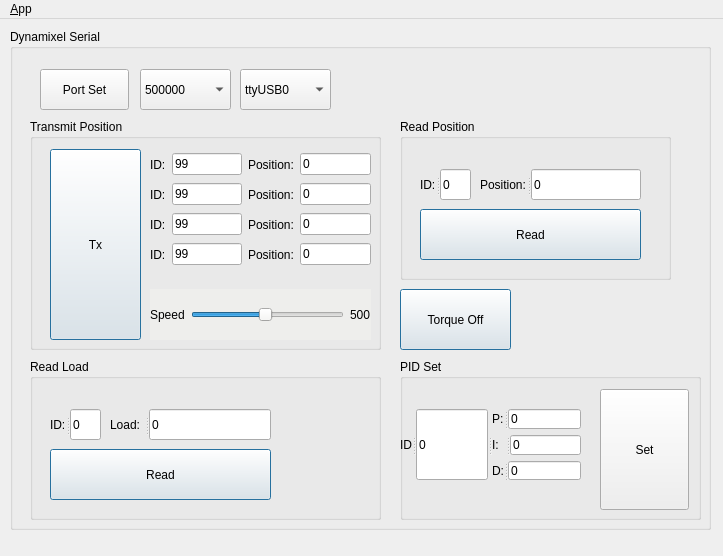
<?xml version="1.0" encoding="UTF-8"?>
<ui version="4.0">
 <class>MainWindowDesign</class>
 <widget class="QMainWindow" name="MainWindowDesign">
  <property name="geometry">
   <rect>
    <x>0</x>
    <y>0</y>
    <width>723</width>
    <height>556</height>
   </rect>
  </property>
  <property name="windowTitle">
   <string>QRosApp</string>
  </property>
  <property name="windowIcon">
   <iconset resource="../resources/images.qrc">
    <normaloff>:/images/u2d2.png</normaloff>:/images/u2d2.png</iconset>
  </property>
  <property name="styleSheet">
   <string notr="true"/>
  </property>
  <property name="locale">
   <locale language="English" country="Australia"/>
  </property>
  <widget class="QWidget" name="centralwidget">
   <widget class="QGroupBox" name="groupBox_3">
    <property name="geometry">
     <rect>
      <x>10</x>
      <y>10</y>
      <width>701</width>
      <height>501</height>
     </rect>
    </property>
    <property name="styleSheet">
     <string notr="true"/>
    </property>
    <property name="title">
     <string>Dynamixel Serial</string>
    </property>
    <widget class="QPushButton" name="pushButton_portSet">
     <property name="geometry">
      <rect>
       <x>30</x>
       <y>40</y>
       <width>89</width>
       <height>41</height>
      </rect>
     </property>
     <property name="styleSheet">
      <string notr="true"/>
     </property>
     <property name="text">
      <string>Port Set</string>
     </property>
    </widget>
    <widget class="QComboBox" name="comboBox_baudrate">
     <property name="geometry">
      <rect>
       <x>130</x>
       <y>40</y>
       <width>91</width>
       <height>41</height>
      </rect>
     </property>
     <property name="styleSheet">
      <string notr="true"/>
     </property>
     <property name="currentIndex">
      <number>4</number>
     </property>
     <item>
      <property name="text">
       <string>9600</string>
      </property>
     </item>
     <item>
      <property name="text">
       <string>57600</string>
      </property>
     </item>
     <item>
      <property name="text">
       <string>100000</string>
      </property>
     </item>
     <item>
      <property name="text">
       <string>115200</string>
      </property>
     </item>
     <item>
      <property name="text">
       <string>500000</string>
      </property>
     </item>
     <item>
      <property name="text">
       <string>1000000</string>
      </property>
     </item>
     <item>
      <property name="text">
       <string>2000000</string>
      </property>
     </item>
     <item>
      <property name="text">
       <string>3000000</string>
      </property>
     </item>
     <item>
      <property name="text">
       <string>4000000</string>
      </property>
     </item>
    </widget>
    <widget class="QComboBox" name="comboBox_deviceName">
     <property name="geometry">
      <rect>
       <x>230</x>
       <y>40</y>
       <width>91</width>
       <height>41</height>
      </rect>
     </property>
     <property name="styleSheet">
      <string notr="true"/>
     </property>
     <property name="currentIndex">
      <number>0</number>
     </property>
     <item>
      <property name="text">
       <string>ttyUSB0</string>
      </property>
     </item>
     <item>
      <property name="text">
       <string>ttyUSB1</string>
      </property>
     </item>
     <item>
      <property name="text">
       <string>ttyUSB2</string>
      </property>
     </item>
     <item>
      <property name="text">
       <string>ttyUSB3</string>
      </property>
     </item>
     <item>
      <property name="text">
       <string>USB232</string>
      </property>
     </item>
    </widget>
    <widget class="QGroupBox" name="groupBox_2">
     <property name="geometry">
      <rect>
       <x>20</x>
       <y>90</y>
       <width>351</width>
       <height>231</height>
      </rect>
     </property>
     <property name="styleSheet">
      <string notr="true"/>
     </property>
     <property name="title">
      <string>Transmit Position</string>
     </property>
     <widget class="QWidget" name="layoutWidget_4">
      <property name="geometry">
       <rect>
        <x>120</x>
        <y>120</y>
        <width>221</width>
        <height>31</height>
       </rect>
      </property>
      <layout class="QHBoxLayout" name="horizontalLayout_15">
       <item>
        <layout class="QHBoxLayout" name="horizontalLayout_16">
         <item>
          <widget class="QLabel" name="label_15">
           <property name="styleSheet">
            <string notr="true"/>
           </property>
           <property name="text">
            <string>ID:</string>
           </property>
          </widget>
         </item>
         <item>
          <widget class="QLineEdit" name="lineEdit_TxId04">
           <property name="styleSheet">
            <string notr="true"/>
           </property>
           <property name="text">
            <string>99</string>
           </property>
          </widget>
         </item>
        </layout>
       </item>
       <item>
        <layout class="QHBoxLayout" name="horizontalLayout_17">
         <item>
          <widget class="QLabel" name="label_16">
           <property name="styleSheet">
            <string notr="true"/>
           </property>
           <property name="text">
            <string>Position:</string>
           </property>
          </widget>
         </item>
         <item>
          <widget class="QLineEdit" name="lineEdit_TxPosition04">
           <property name="styleSheet">
            <string notr="true"/>
           </property>
           <property name="text">
            <string>0</string>
           </property>
           <property name="readOnly">
            <bool>false</bool>
           </property>
          </widget>
         </item>
        </layout>
       </item>
      </layout>
     </widget>
     <widget class="QWidget" name="layoutWidget_3">
      <property name="geometry">
       <rect>
        <x>120</x>
        <y>90</y>
        <width>221</width>
        <height>31</height>
       </rect>
      </property>
      <layout class="QHBoxLayout" name="horizontalLayout_12">
       <item>
        <layout class="QHBoxLayout" name="horizontalLayout_13">
         <item>
          <widget class="QLabel" name="label_13">
           <property name="styleSheet">
            <string notr="true"/>
           </property>
           <property name="text">
            <string>ID:</string>
           </property>
          </widget>
         </item>
         <item>
          <widget class="QLineEdit" name="lineEdit_TxId03">
           <property name="styleSheet">
            <string notr="true"/>
           </property>
           <property name="text">
            <string>99</string>
           </property>
          </widget>
         </item>
        </layout>
       </item>
       <item>
        <layout class="QHBoxLayout" name="horizontalLayout_14">
         <item>
          <widget class="QLabel" name="label_14">
           <property name="styleSheet">
            <string notr="true"/>
           </property>
           <property name="text">
            <string>Position:</string>
           </property>
          </widget>
         </item>
         <item>
          <widget class="QLineEdit" name="lineEdit_TxPosition03">
           <property name="styleSheet">
            <string notr="true"/>
           </property>
           <property name="text">
            <string>0</string>
           </property>
           <property name="readOnly">
            <bool>false</bool>
           </property>
          </widget>
         </item>
        </layout>
       </item>
      </layout>
     </widget>
     <widget class="QWidget" name="layoutWidget">
      <property name="geometry">
       <rect>
        <x>120</x>
        <y>30</y>
        <width>221</width>
        <height>31</height>
       </rect>
      </property>
      <layout class="QHBoxLayout" name="horizontalLayout_8">
       <item>
        <layout class="QHBoxLayout" name="horizontalLayout_7">
         <item>
          <widget class="QLabel" name="label_10">
           <property name="styleSheet">
            <string notr="true"/>
           </property>
           <property name="text">
            <string>ID:</string>
           </property>
          </widget>
         </item>
         <item>
          <widget class="QLineEdit" name="lineEdit_TxId01">
           <property name="styleSheet">
            <string notr="true"/>
           </property>
           <property name="text">
            <string>99</string>
           </property>
          </widget>
         </item>
        </layout>
       </item>
       <item>
        <layout class="QHBoxLayout" name="horizontalLayout_6">
         <item>
          <widget class="QLabel" name="label_9">
           <property name="styleSheet">
            <string notr="true"/>
           </property>
           <property name="text">
            <string>Position:</string>
           </property>
          </widget>
         </item>
         <item>
          <widget class="QLineEdit" name="lineEdit_TxPosition01">
           <property name="styleSheet">
            <string notr="true"/>
           </property>
           <property name="text">
            <string>0</string>
           </property>
           <property name="readOnly">
            <bool>false</bool>
           </property>
          </widget>
         </item>
        </layout>
       </item>
      </layout>
     </widget>
     <widget class="QWidget" name="layoutWidget">
      <property name="geometry">
       <rect>
        <x>120</x>
        <y>170</y>
        <width>221</width>
        <height>51</height>
       </rect>
      </property>
      <property name="styleSheet">
       <string notr="true">background-color: rgb(238, 238, 236);</string>
      </property>
      <layout class="QHBoxLayout" name="horizontalLayout_5">
       <item>
        <widget class="QLabel" name="label_6">
         <property name="text">
          <string>Speed</string>
         </property>
        </widget>
       </item>
       <item>
        <widget class="QSlider" name="horizontalSlider">
         <property name="maximum">
          <number>1024</number>
         </property>
         <property name="value">
          <number>500</number>
         </property>
         <property name="orientation">
          <enum>Qt::Horizontal</enum>
         </property>
        </widget>
       </item>
       <item>
        <widget class="QLabel" name="label_5">
         <property name="text">
          <string>500</string>
         </property>
        </widget>
       </item>
      </layout>
     </widget>
     <widget class="QWidget" name="layoutWidget_2">
      <property name="geometry">
       <rect>
        <x>120</x>
        <y>60</y>
        <width>221</width>
        <height>31</height>
       </rect>
      </property>
      <layout class="QHBoxLayout" name="horizontalLayout_9">
       <item>
        <layout class="QHBoxLayout" name="horizontalLayout_10">
         <item>
          <widget class="QLabel" name="label_11">
           <property name="styleSheet">
            <string notr="true"/>
           </property>
           <property name="text">
            <string>ID:</string>
           </property>
          </widget>
         </item>
         <item>
          <widget class="QLineEdit" name="lineEdit_TxId02">
           <property name="styleSheet">
            <string notr="true"/>
           </property>
           <property name="text">
            <string>99</string>
           </property>
          </widget>
         </item>
        </layout>
       </item>
       <item>
        <layout class="QHBoxLayout" name="horizontalLayout_11">
         <item>
          <widget class="QLabel" name="label_12">
           <property name="styleSheet">
            <string notr="true"/>
           </property>
           <property name="text">
            <string>Position:</string>
           </property>
          </widget>
         </item>
         <item>
          <widget class="QLineEdit" name="lineEdit_TxPosition02">
           <property name="styleSheet">
            <string notr="true"/>
           </property>
           <property name="text">
            <string>0</string>
           </property>
           <property name="readOnly">
            <bool>false</bool>
           </property>
          </widget>
         </item>
        </layout>
       </item>
      </layout>
     </widget>
     <widget class="QPushButton" name="pushButton_TxPosition">
      <property name="geometry">
       <rect>
        <x>20</x>
        <y>30</y>
        <width>91</width>
        <height>191</height>
       </rect>
      </property>
      <property name="styleSheet">
       <string notr="true"/>
      </property>
      <property name="text">
       <string>Tx</string>
      </property>
      <property name="default">
       <bool>true</bool>
      </property>
     </widget>
    </widget>
    <widget class="QGroupBox" name="groupBox">
     <property name="geometry">
      <rect>
       <x>390</x>
       <y>90</y>
       <width>271</width>
       <height>161</height>
      </rect>
     </property>
     <property name="styleSheet">
      <string notr="true"/>
     </property>
     <property name="title">
      <string>Read Position</string>
     </property>
     <widget class="QSplitter" name="splitter_2">
      <property name="geometry">
       <rect>
        <x>80</x>
        <y>50</y>
        <width>161</width>
        <height>31</height>
       </rect>
      </property>
      <property name="orientation">
       <enum>Qt::Horizontal</enum>
      </property>
      <widget class="QLabel" name="label_8">
       <property name="text">
        <string>Position:</string>
       </property>
      </widget>
      <widget class="QLineEdit" name="lineEdit_Rxposition">
       <property name="styleSheet">
        <string notr="true"/>
       </property>
       <property name="text">
        <string>0</string>
       </property>
       <property name="readOnly">
        <bool>true</bool>
       </property>
      </widget>
     </widget>
     <widget class="QSplitter" name="splitter">
      <property name="geometry">
       <rect>
        <x>20</x>
        <y>50</y>
        <width>51</width>
        <height>31</height>
       </rect>
      </property>
      <property name="orientation">
       <enum>Qt::Horizontal</enum>
      </property>
      <widget class="QLabel" name="label_7">
       <property name="text">
        <string>ID:</string>
       </property>
      </widget>
      <widget class="QLineEdit" name="lineEdit_RxId01">
       <property name="styleSheet">
        <string notr="true"/>
       </property>
       <property name="text">
        <string>0</string>
       </property>
      </widget>
     </widget>
     <widget class="QPushButton" name="pushButton_read">
      <property name="geometry">
       <rect>
        <x>20</x>
        <y>90</y>
        <width>221</width>
        <height>51</height>
       </rect>
      </property>
      <property name="styleSheet">
       <string notr="true"/>
      </property>
      <property name="text">
       <string>Read</string>
      </property>
      <property name="default">
       <bool>true</bool>
      </property>
      <property name="flat">
       <bool>false</bool>
      </property>
     </widget>
    </widget>
    <widget class="QPushButton" name="pushButton_torqueoff">
     <property name="geometry">
      <rect>
       <x>390</x>
       <y>260</y>
       <width>111</width>
       <height>61</height>
      </rect>
     </property>
     <property name="styleSheet">
      <string notr="true"/>
     </property>
     <property name="text">
      <string>Torque Off</string>
     </property>
     <property name="default">
      <bool>true</bool>
     </property>
    </widget>
    <widget class="QGroupBox" name="groupBox_4">
     <property name="geometry">
      <rect>
       <x>20</x>
       <y>330</y>
       <width>351</width>
       <height>161</height>
      </rect>
     </property>
     <property name="styleSheet">
      <string notr="true"/>
     </property>
     <property name="title">
      <string>Read Load</string>
     </property>
     <property name="flat">
      <bool>false</bool>
     </property>
     <widget class="QSplitter" name="splitter_3">
      <property name="geometry">
       <rect>
        <x>80</x>
        <y>50</y>
        <width>161</width>
        <height>31</height>
       </rect>
      </property>
      <property name="orientation">
       <enum>Qt::Horizontal</enum>
      </property>
      <widget class="QLabel" name="label_17">
       <property name="text">
        <string>Load:</string>
       </property>
      </widget>
      <widget class="QLineEdit" name="lineEdit_RxLoad">
       <property name="styleSheet">
        <string notr="true"/>
       </property>
       <property name="text">
        <string>0</string>
       </property>
       <property name="readOnly">
        <bool>true</bool>
       </property>
      </widget>
     </widget>
     <widget class="QSplitter" name="splitter_4">
      <property name="geometry">
       <rect>
        <x>20</x>
        <y>50</y>
        <width>51</width>
        <height>31</height>
       </rect>
      </property>
      <property name="orientation">
       <enum>Qt::Horizontal</enum>
      </property>
      <widget class="QLabel" name="label_18">
       <property name="text">
        <string>ID:</string>
       </property>
      </widget>
      <widget class="QLineEdit" name="lineEdit_RxLoadId01">
       <property name="styleSheet">
        <string notr="true"/>
       </property>
       <property name="text">
        <string>0</string>
       </property>
      </widget>
     </widget>
     <widget class="QPushButton" name="pushButton_readLoad">
      <property name="geometry">
       <rect>
        <x>20</x>
        <y>90</y>
        <width>221</width>
        <height>51</height>
       </rect>
      </property>
      <property name="styleSheet">
       <string notr="true"/>
      </property>
      <property name="text">
       <string>Read</string>
      </property>
      <property name="default">
       <bool>true</bool>
      </property>
      <property name="flat">
       <bool>false</bool>
      </property>
     </widget>
    </widget>
    <widget class="QGroupBox" name="groupBox_5">
     <property name="geometry">
      <rect>
       <x>390</x>
       <y>330</y>
       <width>301</width>
       <height>161</height>
      </rect>
     </property>
     <property name="title">
      <string>PID Set</string>
     </property>
     <widget class="QPushButton" name="pushButton_PIDSet">
      <property name="geometry">
       <rect>
        <x>200</x>
        <y>30</y>
        <width>89</width>
        <height>121</height>
       </rect>
      </property>
      <property name="text">
       <string>Set</string>
      </property>
     </widget>
     <widget class="QSplitter" name="splitter_9">
      <property name="geometry">
       <rect>
        <x>0</x>
        <y>50</y>
        <width>181</width>
        <height>71</height>
       </rect>
      </property>
      <property name="orientation">
       <enum>Qt::Horizontal</enum>
      </property>
      <widget class="QSplitter" name="splitter_5">
       <property name="orientation">
        <enum>Qt::Horizontal</enum>
       </property>
       <widget class="QLabel" name="label">
        <property name="text">
         <string>ID</string>
        </property>
       </widget>
       <widget class="QLineEdit" name="lineEdit_TxPIDId01">
        <property name="styleSheet">
         <string notr="true"/>
        </property>
        <property name="text">
         <string>0</string>
        </property>
       </widget>
      </widget>
      <widget class="QWidget" name="layoutWidget">
       <layout class="QVBoxLayout" name="verticalLayout">
        <item>
         <widget class="QSplitter" name="splitter_6">
          <property name="orientation">
           <enum>Qt::Horizontal</enum>
          </property>
          <widget class="QLabel" name="label_2">
           <property name="text">
            <string>P:</string>
           </property>
          </widget>
          <widget class="QLineEdit" name="lineEdit_TxPGain01">
           <property name="styleSheet">
            <string notr="true"/>
           </property>
           <property name="text">
            <string>0</string>
           </property>
          </widget>
         </widget>
        </item>
        <item>
         <widget class="QSplitter" name="splitter_7">
          <property name="orientation">
           <enum>Qt::Horizontal</enum>
          </property>
          <widget class="QLabel" name="label_3">
           <property name="text">
            <string>I:  </string>
           </property>
          </widget>
          <widget class="QLineEdit" name="lineEdit_TxIGain01">
           <property name="styleSheet">
            <string notr="true"/>
           </property>
           <property name="text">
            <string>0</string>
           </property>
          </widget>
         </widget>
        </item>
        <item>
         <widget class="QSplitter" name="splitter_8">
          <property name="orientation">
           <enum>Qt::Horizontal</enum>
          </property>
          <widget class="QLabel" name="label_4">
           <property name="text">
            <string>D:</string>
           </property>
          </widget>
          <widget class="QLineEdit" name="lineEdit_TxDGain01">
           <property name="styleSheet">
            <string notr="true"/>
           </property>
           <property name="text">
            <string>0</string>
           </property>
          </widget>
         </widget>
        </item>
       </layout>
      </widget>
     </widget>
    </widget>
   </widget>
  </widget>
  <widget class="QMenuBar" name="menubar">
   <property name="geometry">
    <rect>
     <x>0</x>
     <y>0</y>
     <width>723</width>
     <height>22</height>
    </rect>
   </property>
   <widget class="QMenu" name="menu_File">
    <property name="title">
     <string>&amp;App</string>
    </property>
    <addaction name="action_Preferences"/>
    <addaction name="separator"/>
    <addaction name="actionAbout"/>
    <addaction name="actionAbout_Qt"/>
    <addaction name="separator"/>
    <addaction name="action_Quit"/>
   </widget>
   <addaction name="menu_File"/>
  </widget>
  <action name="action_Quit">
   <property name="text">
    <string>&amp;Quit</string>
   </property>
   <property name="shortcut">
    <string>Ctrl+Q</string>
   </property>
   <property name="shortcutContext">
    <enum>Qt::ApplicationShortcut</enum>
   </property>
  </action>
  <action name="action_Preferences">
   <property name="text">
    <string>&amp;Preferences</string>
   </property>
  </action>
  <action name="actionAbout">
   <property name="text">
    <string>&amp;About</string>
   </property>
  </action>
  <action name="actionAbout_Qt">
   <property name="text">
    <string>About &amp;Qt</string>
   </property>
  </action>
 </widget>
 <resources>
  <include location="../resources/images.qrc"/>
 </resources>
 <connections>
  <connection>
   <sender>action_Quit</sender>
   <signal>triggered()</signal>
   <receiver>MainWindowDesign</receiver>
   <slot>close()</slot>
   <hints>
    <hint type="sourcelabel">
     <x>-1</x>
     <y>-1</y>
    </hint>
    <hint type="destinationlabel">
     <x>399</x>
     <y>299</y>
    </hint>
   </hints>
  </connection>
 </connections>
</ui>
